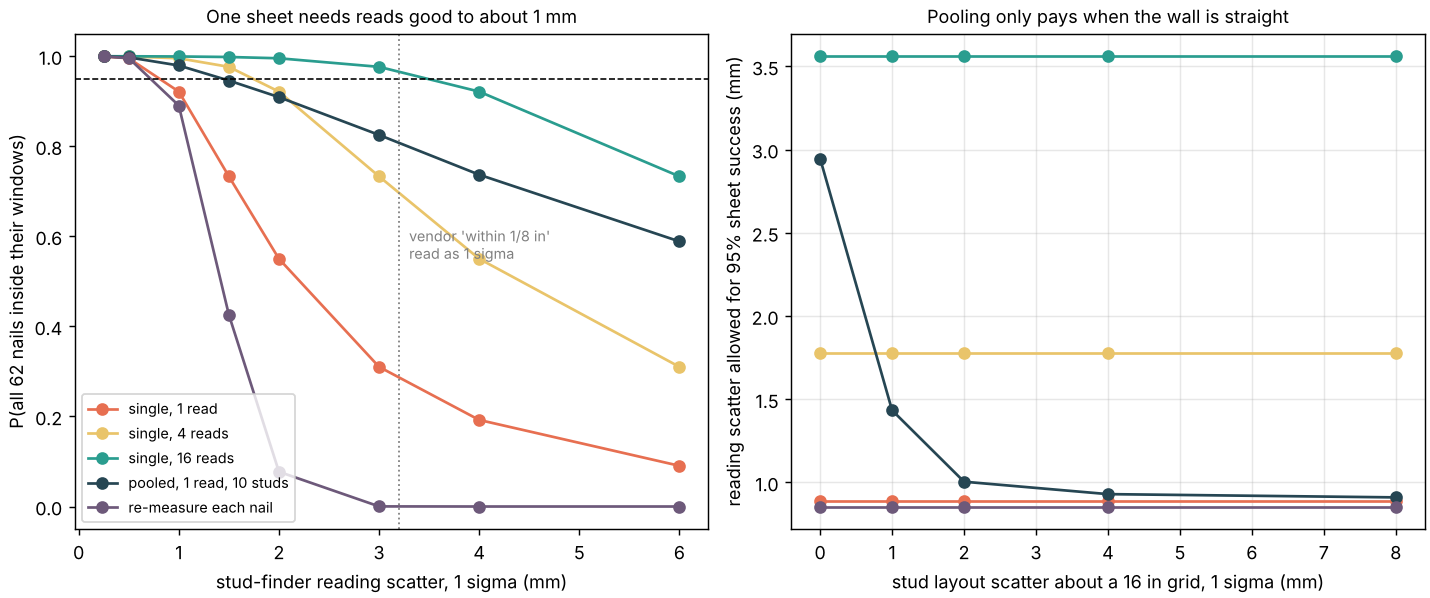

Reproduce this figure in Python.
"""Success against reading scatter, and the scatter allowed against layout scatter -> figure.png (reads results.json)."""
import json
from pathlib import Path

import matplotlib
matplotlib.use("Agg")
import matplotlib.pyplot as plt  # noqa: E402

HERE = Path(__file__).resolve().parent
R = json.load(open(HERE / "results.json"))
COL = {"single, 1 read": "#e76f51", "single, 4 reads": "#e9c46a", "single, 16 reads": "#2a9d8f",
       "pooled, 1 read, 10 studs": "#264653", "re-measure each nail": "#6d597a"}


def main():
    fig, (a, b) = plt.subplots(1, 2, figsize=(11, 4.6), constrained_layout=True)
    g = R["A"]["grid_mm"]
    for k, c in COL.items():
        a.plot(g, [r[0] for r in R["A"][k]], marker="o", color=c, label=k)
    a.axhline(0.95, color="black", ls="--", lw=0.9)
    a.axvline(3.2, color="grey", ls=":", lw=1)
    a.text(3.3, 0.55, "vendor 'within 1/8 in'\nread as 1 sigma", fontsize=8, color="grey")
    a.set_xlabel("stud-finder reading scatter, 1 sigma (mm)")
    a.set_ylabel("P(all 62 nails inside their windows)")
    a.legend(fontsize=8, loc="lower left")
    a.set_title("One sheet needs reads good to about 1 mm", fontsize=10)
    L = R["B"]["layout_mm"]
    for k, c in COL.items():
        b.plot(L, R["B"][k], marker="o", color=c, label=k)
    b.set_xlabel("stud layout scatter about a 16 in grid, 1 sigma (mm)")
    b.set_ylabel("reading scatter allowed for 95% sheet success (mm)")
    b.set_title("Pooling only pays when the wall is straight", fontsize=10)
    b.grid(alpha=0.3)
    fig.savefig(HERE / "figure.png", dpi=130)


main()
